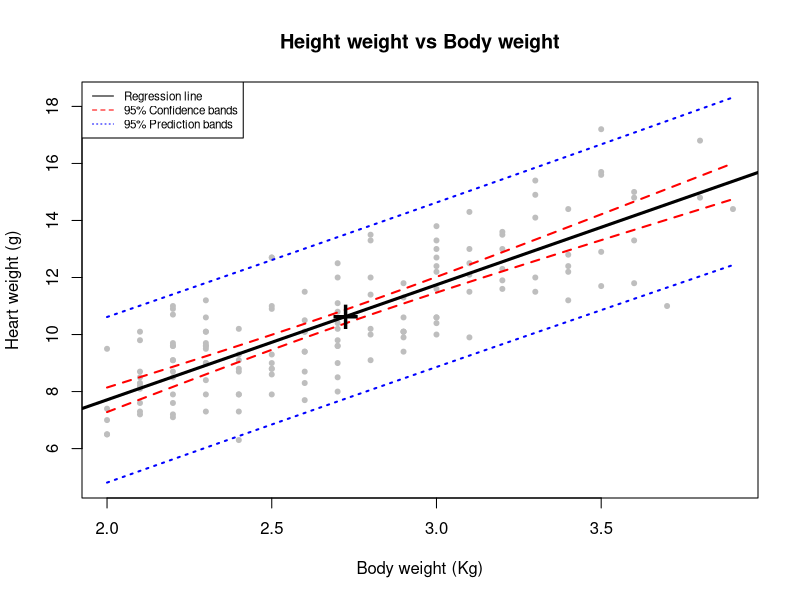
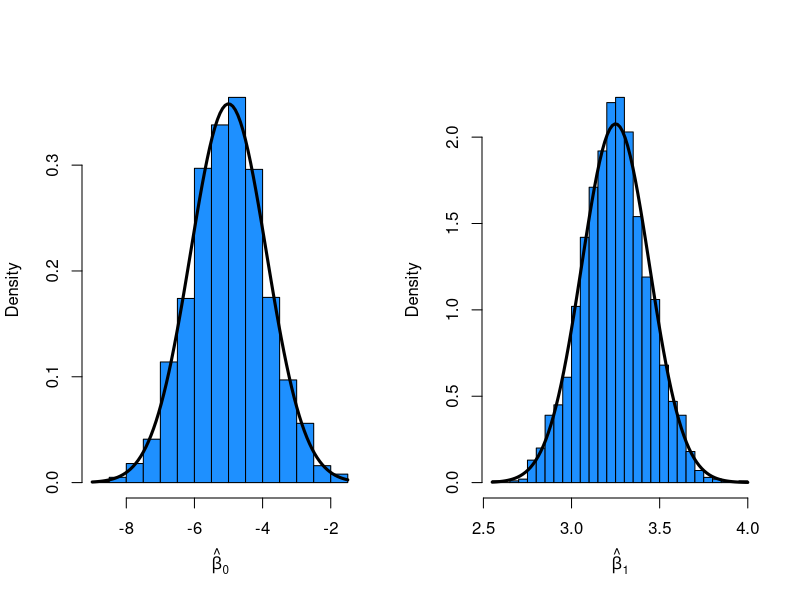

R code for these plots, in order:
## ---- chunk 1
library(MASS)
?cats
cat_model<- lm(Hwt ~ Bwt, data= cats)
summary(cat_model)
summary(cat_model)$coefficients [2,3]
summary(cat_model)$coefficients [2,4]
## ---- chunk 2
confint(cat_model, parm = "Bwt", level = 0.95)
## ---- chunk 3
confint(cat_model, parm = "(Intercept)", level = 0.90)
## ---- chunk 4
new_bwt = data.frame (Bwt = c(2.1, 2.8))
pred_level = predict(cat_model, newdata = new_bwt, interval = c('confidence'), level = 0.9)
pred_level
## ---- chunk 5
diff(pred_level[1,2:3])
diff(pred_level[2,2:3])
mean(cats$Bwt)
## ---- chunk 6
new_bwt = data.frame (Bwt = c(2.8, 4.2))
predict(cat_model, newdata = new_bwt, interval = c('prediction'), level = 0.9)

## ---- chunk 7
Bwt_grid = seq (min(cats$Bwt), max(cats$Bwt), 0.01)
Hwt_ci = predict (cat_model, newdata = data.frame(Bwt = Bwt_grid), interval = "confidence", level = 0.95)
Hwt_pi = predict (cat_model, newdata = data.frame(Bwt = Bwt_grid), interval = "prediction", level = 0.95)
plot (Hwt ~ Bwt, data = cats,
      main = "Height weight vs Body weight",
      xlab = "Body weight (Kg)",
      ylab = "Heart weight (g)",
      col = "grey",
      cex = 1,
      pch = 20,
      ylim = c(min(Hwt_pi), max(Hwt_pi))
      )
abline (cat_model, col = 'black',lwd = 3)
lines(Bwt_grid,Hwt_ci[,2], col = 'red', lwd =2, lty = 2)
lines(Bwt_grid,Hwt_ci[,3], col = 'red', lwd =2, lty = 2)
lines(Bwt_grid,Hwt_pi[,2], col = 'blue', lwd =2, lty = 3)
lines(Bwt_grid,Hwt_pi[,3], col = 'blue', lwd =2, lty = 3)
legend ("topleft", c("Regression line", "95% Confidence bands", "95% Prediction bands"), cex = 0.7, col = c('black', 'red', 'blue') , lty = c(1,2,3))
points(mean(cats$Bwt), mean(cats$Hwt), pch = "+", cex =3)
## ---- chunk 8
coeff = summary(cat_model)$coefficients
t_stats = (coeff [2, 1] - 4) / (coeff [2, 2])
t_stats
pval = 2*pt(-abs(t_stats), df = nrow(cats)-2 )
pval
## ---- chunk 9
data(Ozone, package = "mlbench")
Ozone = Ozone[, c(4, 6, 7, 8)]
colnames(Ozone) = c("ozone", "wind", "humidity", "temp")
Ozone = Ozone[complete.cases(Ozone), ]
## ---- chunk 10
ozone_wind_model = lm(ozone ~ wind, data = Ozone)
summary (ozone_wind_model)
summary (ozone_wind_model)$coefficients[2,3]
summary (ozone_wind_model)$coefficients[2,4]
## ---- chunk 11
ozone_temp_model = lm(ozone ~ temp, data = Ozone)
summary (ozone_temp_model)
summary (ozone_temp_model)$coefficients[2,3]
summary (ozone_temp_model)$coefficients[2,4]
## ---- chunk 12
birthday = 722
set.seed(birthday)
n = 50
x = seq(0, 10, length = n)
## ---- chunk 13
sim_slr = function (x, beta_0, beta_1, sigma){
  epsilon = rnorm (n, 0, sigma)
  y = beta_0 + beta_1 * x + epsilon
  data.frame(predictor = x, response =y)
}
beta_hat_0 = c(rep(0, 2000))
beta_hat_1 = c(rep(0, 2000))
for (i in 1:length(beta_hat_0)){
  df = sim_slr(x,-5, 3.25, 4)
  model = lm (response ~ predictor, data = df)
  beta_hat_1[i] = coef(model)[2]
  beta_hat_0[i] = coef(model)[1]
}
## ---- chunk 14
library(knitr)
beta_0 = -5
beta_1 = 3.25
sigma = 4
Sxx = sum((x-mean(x))^2)
sd_beta_1 = sigma/sqrt(Sxx)
sd_beta_0 = sigma*sqrt(1/n + (mean(x))^2/Sxx)

df_table = data.frame(
  Value = c('True mean value', 'Simulated mean value','True standard deviation','Simulated standard deviation'),
  hat_beta_0 = c(beta_0,mean(beta_hat_0),sd_beta_0,sd(beta_hat_0)),
  hat_beta_1 = c(beta_1,mean(beta_hat_1),sd_beta_1,sd(beta_hat_1))
)
kable(df_table)
## ---- chunk 15
par(mfrow = c(1,2))
hist(beta_hat_0, breaks = 20, col = 'dodgerblue', xlab = expression(hat(beta)[0]), main = '',prob = TRUE)
curve(dnorm(x, beta_0, sd_beta_0), add = TRUE, lwd =3)

hist(beta_hat_1, breaks = 20, col = 'dodgerblue', xlab = expression(hat(beta)[1]), main = '',prob = TRUE)
curve(dnorm(x, beta_1, sd_beta_1), add = TRUE, lwd =3)
## ---- chunk 16
birthday = 722
set.seed(birthday)
n = 25
x = seq(0, 2.5, length = n)
## ---- chunk 17
sim_slr = function (x, beta_0, beta_1, sigma){
  epsilon = rnorm (n, 0, sigma)
  y = beta_0 + beta_1 * x + epsilon
  data.frame(predictor = x, response =y)
}
beta_hat_1 = c(rep(0, 2500))
s_e = c(rep(0, 2500))
for (i in 1:length(beta_hat_1)){
  df = sim_slr(x,5, 2, 3)
  model = lm (response ~ predictor, data = df)
  beta_hat_1[i] = coef(model)[2]
  s_e[i] = summary(model)$sigma
}
## ---- chunk 18
critical_value = -qt (0.025, n-2)
S_xx = sum((x - mean(x))^2)
lower_95 = beta_hat_1 - critical_value * s_e/sqrt(S_xx)
upper_95 = beta_hat_1 + critical_value * s_e/sqrt(S_xx)
## ---- chunk 19
mean(lower_95 < 2 & 2 < upper_95)
## ---- chunk 20
1 - mean(lower_95 < 0 & 0 < upper_95)
## ---- chunk 21
critical_value_99 = -qt (0.005, n-2)
S_xx = sum((x - mean(x))^2)
lower_99 = beta_hat_1 - critical_value_99 * s_e/sqrt(S_xx)
upper_99 = beta_hat_1 + critical_value_99 * s_e/sqrt(S_xx)
## ---- chunk 22
mean(lower_99 < 2 & 2 < upper_99)
## ---- chunk 23
1-mean(lower_99 < 0 & 0 < upper_99)
## ---- chunk 24
calc_pred_int = function (model, newdata, level = 0.95){
  x = as.vector (model$model[,2])
  S_xx = sum((x - mean(x))^2)
  s_e = summary(model)$sigma
  n = length(x)
  critical_value = -qt((1-level)/2 , df = n-2)
  est = coef(model)[[1]] + coef(model)[[2]] * newdata[[1]]
  lower_val = est - critical_value * s_e * sqrt (1 + 1/n + (newdata[[1]] - mean (x))^2 / S_xx)
  upper_val = est + critical_value * s_e * sqrt (1 + 1/n + (newdata[[1]] - mean (x))^2 / S_xx)
  c(estimate = est, lower = lower_val , upper = upper_val)
}
## ---- chunk 25
newcat_1 = data.frame(Bwt = 4.0)
calc_pred_int(cat_model, newcat_1)
## ---- chunk 26
newcat_2 = data.frame(Bwt = 3.3)
calc_pred_int(cat_model, newcat_2, level = 0.90)
